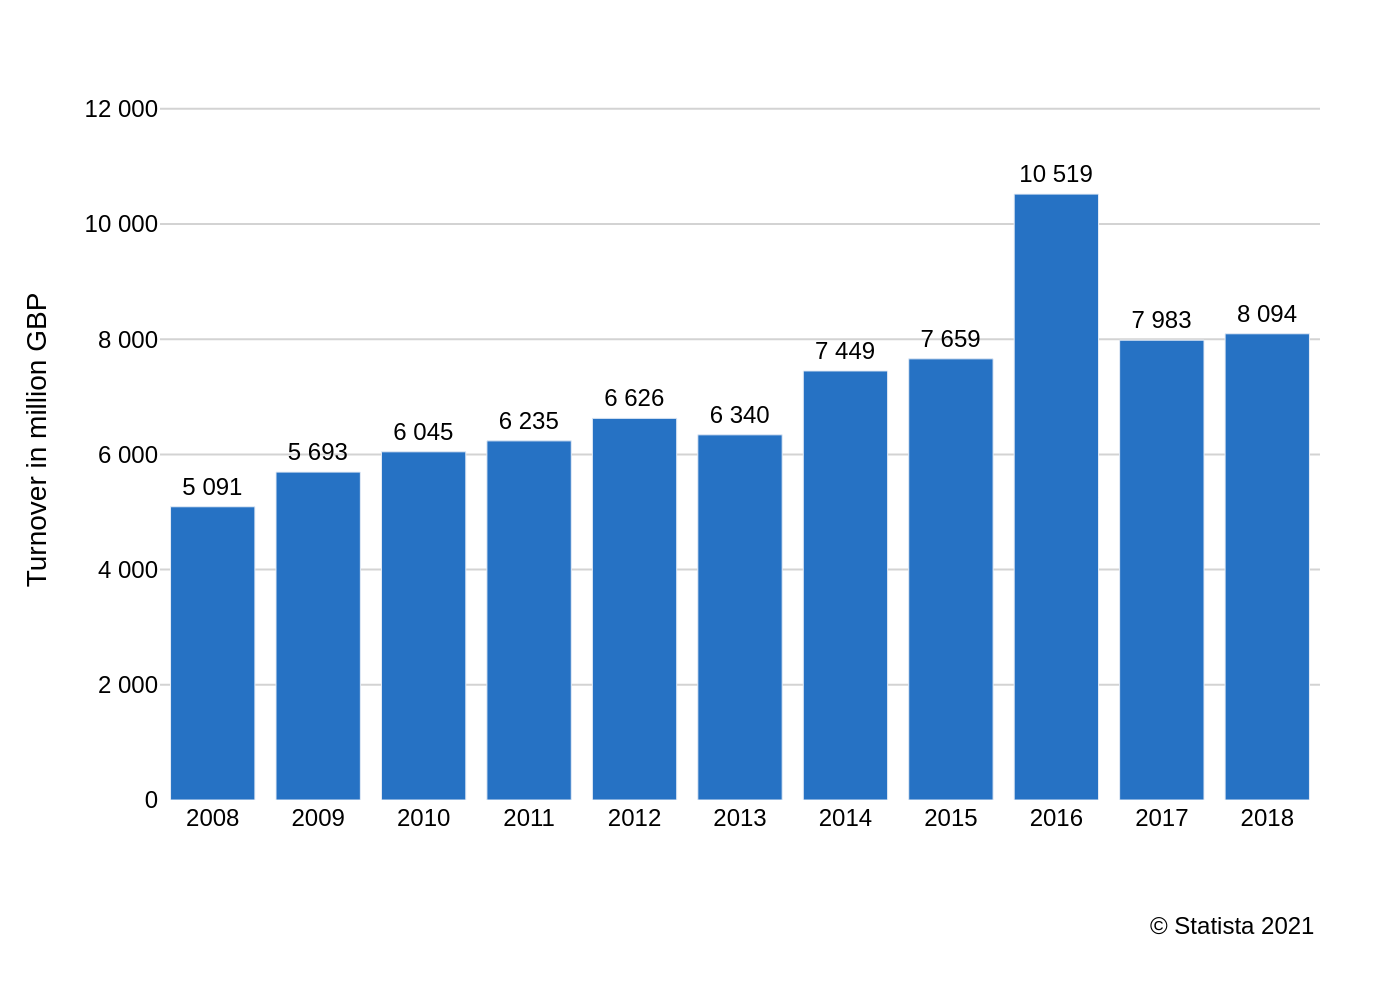

Write the Python code that produced this figure.
import sys
import json
import plotly.graph_objects as go
import os

if len(sys.argv) != 2:
    print("Usage: python <script_name>.py <json_file_path>")
    sys.exit(1)

json_path = sys.argv[1]

with open(json_path, 'r', encoding='utf-8') as f:
    chart_info = json.load(f)

chart_data = chart_info['chart_data']
texts = chart_info['texts']
colors = chart_info['colors']

fig = go.Figure()

for i, series in enumerate(chart_data['series']):
    text_labels = [f'{val:,}'.replace(',', ' ') for val in series['data']]
    
    fig.add_trace(go.Bar(
        x=chart_data['categories'],
        y=series['data'],
        name=series['name'],
        marker_color=colors[i % len(colors)],
        text=text_labels,
        textposition='outside',
        cliponaxis=False,
        textfont=dict(
            family="Arial",
            size=12,
            color='black'
        )
    ))

title_text = ""
if texts.get("title"):
    title_text += f"<b>{texts['title']}</b>"
if texts.get("subtitle"):
    title_text += f"<br><sub>{texts['subtitle']}</sub>"

fig.update_layout(
    title=dict(
        text=title_text if title_text else None,
        x=0.05,
        xanchor='left'
    ),
    xaxis=dict(
        title_text=texts.get('x_axis_title'),
        showgrid=False,
        tickfont=dict(size=12)
    ),
    yaxis=dict(
        title_text=texts.get('y_axis_title'),
        range=[0, 12500],
        showgrid=True,
        gridcolor='lightgrey',
        tickvals=[0, 2000, 4000, 6000, 8000, 10000, 12000],
        ticktext=['0', '2 000', '4 000', '6 000', '8 000', '10 000', '12 000'],
        tickfont=dict(size=12)
    ),
    font=dict(
        family="Arial",
        size=12,
        color="black"
    ),
    plot_bgcolor='white',
    showlegend=False,
    margin=dict(l=80, r=40, t=40, b=100)
)

if texts.get("source"):
    fig.add_annotation(
        text=texts['source'],
        align='right',
        showarrow=False,
        xref='paper',
        yref='paper',
        x=1.0,
        y=-0.15,
        xanchor='right',
        yanchor='top',
        font=dict(family="Arial", size=12)
    )

base_filename = os.path.splitext(os.path.basename(json_path))[0]
output_filename = f"{base_filename}.png"

fig.write_image(output_filename, scale=2)

print(f"Chart saved to {output_filename}")
